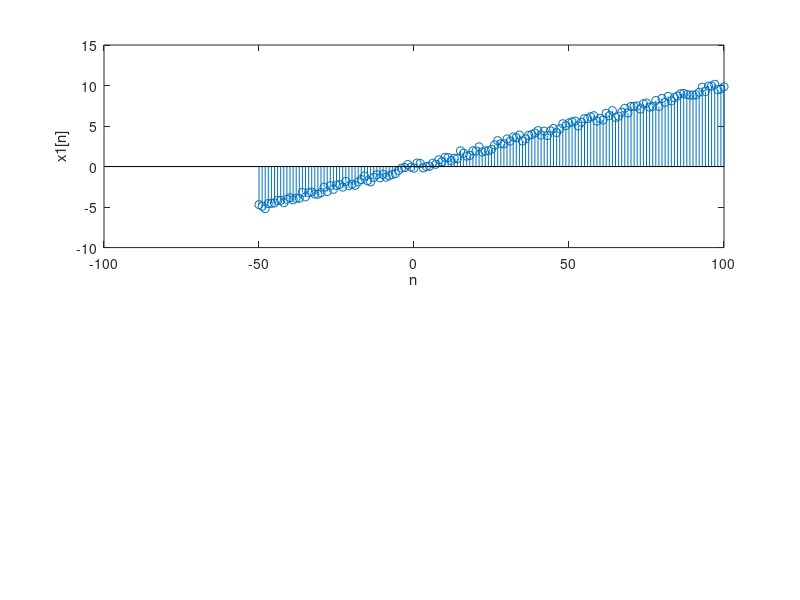

Write MATLAB code to recreate this figure. (Note: this script raises an error after producing the figure.)
%(3a)
% smaller scaled (short term) feature;larger sigma 
an=1;
L=10;
sigma=10;

n=-50:100;
noise=an*(rand(1,151)-0.5);
x1=0.1*n+noise;
figure()
subplot(2,1,1);
stem(n,x1) 
xlabel('n')
ylabel('x1[n]')

n2=-L:L;
C=1/sum(exp(-sigma*abs(n2)));

n3=-L:L;
syms h(t)
h(t)=C*exp(-sigma*abs(t));
hn=h(n3*1);
hn=double(hn);

smooth=conv(x1,hn,'same');
subplot(2,1,2);
stem(n,smooth) 
xlabel('n')
ylabel('smooth')

%(3a)
% larger scaled (long term) feature ;smaller sigma 
an=7;
sigma=0.5;

noise=an*(rand(1,151)-0.5);
x1=0.1*n+noise;
figure()
subplot(2,1,1);
stem(n,x1) 
xlabel('n')
ylabel('x1[n]')

n2=-L:L;
C=1/sum(exp(-sigma*abs(n2)));

n3=-L:L;
syms h(t)
h(t)=C*exp(-sigma*abs(t));
hn=h(n3*1);
hn=double(hn);

smooth=conv(x1,hn,'same');
subplot(2,1,2);
stem(n,smooth) 
xlabel('n')
ylabel('smooth')

